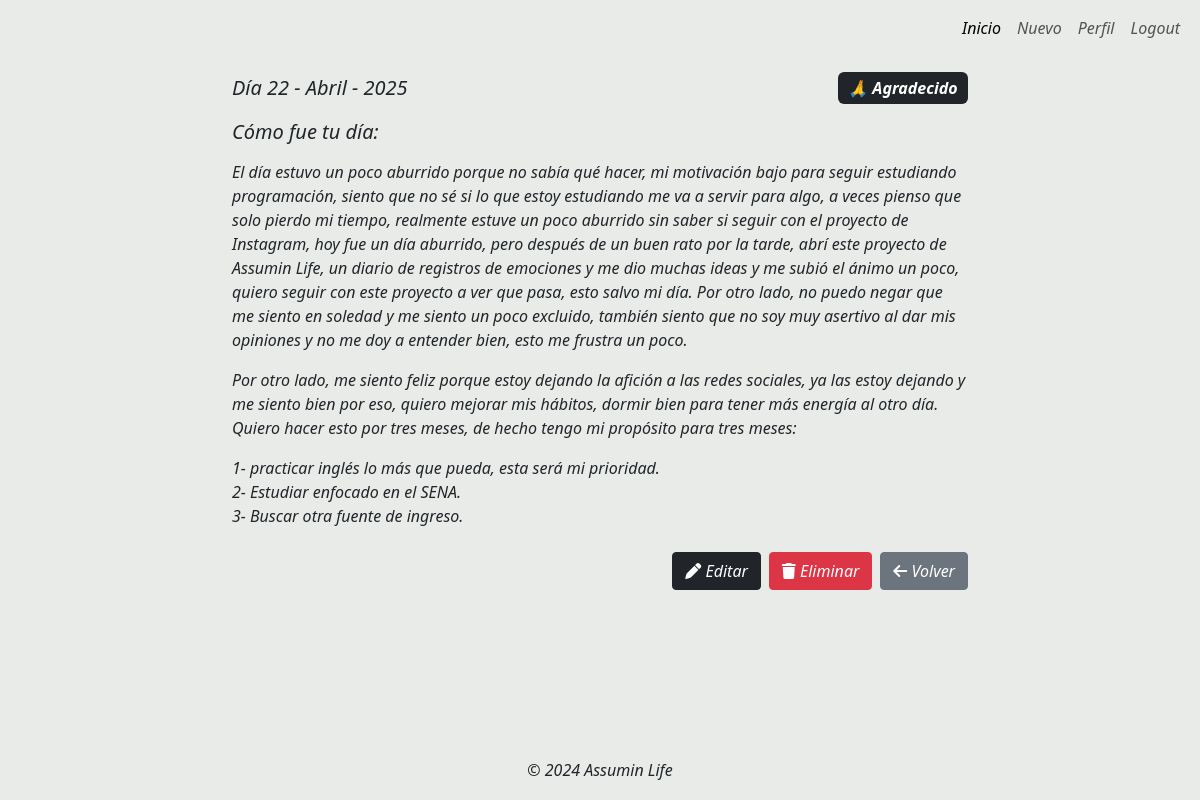
Screenshot of /detalle/agradecido-2025-04-23/ (signed in) with the database file from the repository.
### recording_emotion/models.py (models this page shows, shortened)
class RecordingEmotion(models.Model):
    user = models.ForeignKey(User, on_delete=models.CASCADE)
    EMOTIONS_CHOICES = [
        ('feliz', '😊 Feliz'),
        ('agradecido', '🙏 Agradecido'),
        ('emocionado', '🤩 Emocionado'),
        ('relajado', '😌 Relajado'),
        ('normal', '🙂 Normal'),
        ('contento', '😃 Contento'),
        ('triste', '😢 Triste'),
        ('enojado', '😠 Enojado'),
        ('cansado', '😫 Cansado'),
        ('aburrido', '😒 Aburrido'),
    ]
    emotion = models.CharField(max_length=20, choices=EMOTIONS_CHOICES)
    description_day = models.TextField(verbose_name="Cuéntame cómo fue tu día", blank=True)
    discovery = models.CharField(max_length=300, verbose_name="¿Descubriste algo nuevo hoy?", blank=True)
    created_date = models.DateTimeField(auto_now_add=True)
    updated = models.DateTimeField(auto_now=True)
    slug = models.SlugField(max_length=100, unique=True, blank=True)
    class Meta:
        ordering = ['-created_date']
        verbose_name = "Registro Emocional"
        verbose_name_plural = "Registros Emocionales"

### recording_emotion/views.py (the view)
# urls.py: path('detalle/<slug:slug>/', RecordingDetailView.as_view(), name='registro_detalle'),
class RecordingDetailView(LoginRequiredMixin, DetailView):
    model = RecordingEmotion
    template_name = 'recording_emotion/detalle.html'
    context_object_name = 'registro'
    slug_url_kwarg = 'slug'
    login_url = 'login'

### recording_emotion/templates/recording_emotion/detalle.html
{% extends 'layouts/base_login.html' %}
{% block content %}
<div class="row my-3">
  <div class="col-12 col-md-8 offset-md-2">
    <div class="rounded-1 border-0">
      <div class="rounded-1" style="background-color: rgb(232, 235, 232);">
        <h5 class="mb-3 d-flex flex-wrap justify-content-between align-items-center">
            Día {{ registro.created_date|date:"d - F - Y" }}
          <span class="badge bg-dark text-white fs-6 py-2">{{ registro.get_emotion_display }}</span>
        </h5>
        <h5 class="mb-2">Cómo fue tu día:</h5>
        <p class="card-text">{{ registro.description_day|linebreaks }}</p>
        <div class="mt-4 d-flex flex-nowrap justify-content-end gap-2">
          <a href="{% url 'registro_editar' registro.slug %}" class="btn btn-dark rounded-1 mb-2">
            <i class="fa-solid fa-pen"></i> Editar
          </a>
          <a href="{% url 'registro_eliminar' registro.slug %}" class="btn btn-danger rounded-1 mb-2">
            <i class="fa-solid fa-trash"></i> Eliminar
          </a>
          <a href="{% url 'registro_lista' %}" class="btn btn-secondary rounded-1 mb-2">
            <i class="fa-solid fa-arrow-left"></i> Volver
          </a>
        </div>
      </div>
    </div>
  </div>
</div>
{% endblock %}

### rows the page displays
RecordingEmotion: created_date "22 - Abril - 2025", emotion "🙏 Agradecido", description_day "El día estuvo un poco aburrido porque no sabía qué hacer, mi motivación bajo para seguir estudiando programación, siento que no sé si lo que estoy estudiando me va a servir para algo, a veces pienso que solo pierdo mi tiempo, realmente estuve un poco aburrido sin saber si seguir con el proyecto de Instagram, hoy fue un día aburrido, pero después de un buen rato por la tarde, abrí este proyecto de Assumin Life, un diario de registros de emociones y me dio muchas ideas y me subió el ánimo un poco, quiero seguir con este proyecto a ver que pasa, esto salvo mi día. Por otro lado, no puedo negar que me siento en soledad y me siento un poco excluido, también siento que no soy muy asertivo al dar…"
